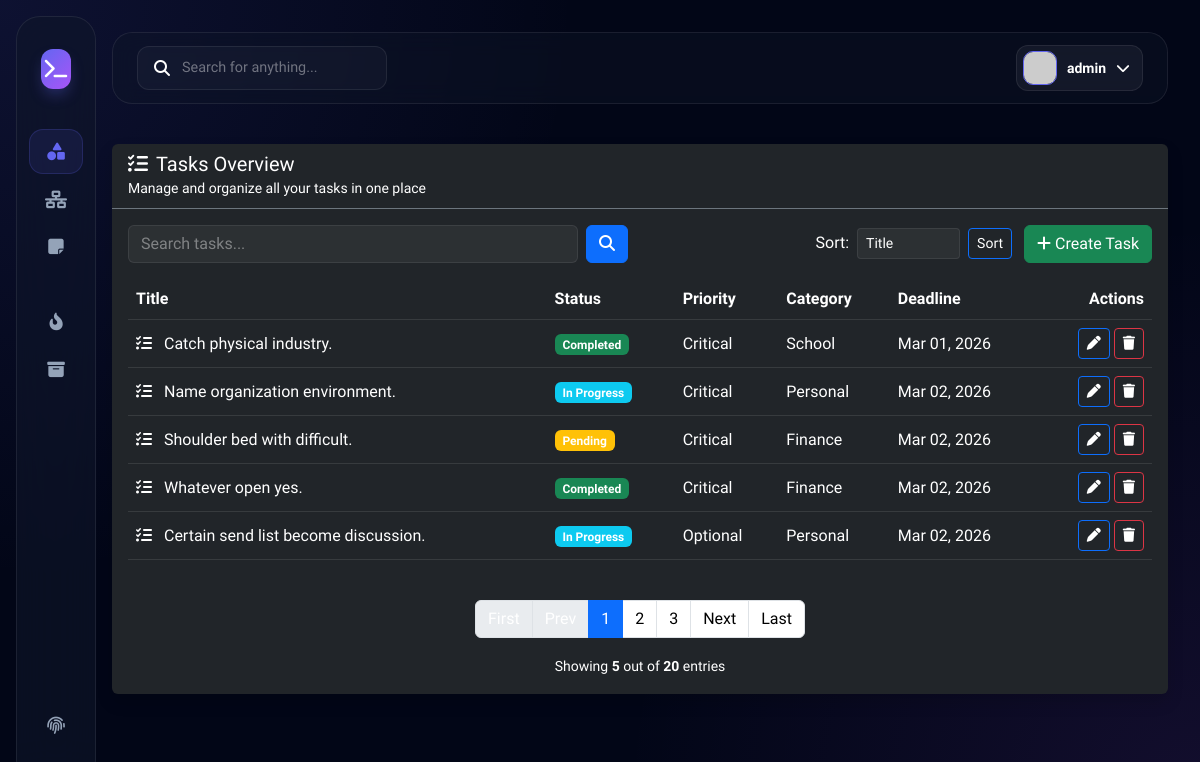
Page /task_list/ (signed in) on the committed database.
### hangarinproj/models.py (models this page shows, shortened)
class BaseModel(models.Model):
    created_at = models.DateTimeField(auto_now_add=True)
    updated_at = models.DateTimeField(auto_now=True)
    class Meta:
        abstract = True

class Task(BaseModel):
    title = models.CharField(max_length=200)
    description = models.TextField()
    deadline = models.DateTimeField(default=timezone.now)
    status = models.CharField(max_length=50, choices=STATUS_CHOICES, default="Pending")
    category = models.ForeignKey(Category, on_delete=models.CASCADE)
    priority = models.ForeignKey(Priority, on_delete=models.CASCADE)

class Priority(BaseModel):
    name = models.CharField(max_length=100)
    class Meta:
        verbose_name = "Priority"
        verbose_name_plural = "Priorities"
    def __str__(self):
        return self.name

class Category(BaseModel):
    name = models.CharField(max_length=100)
    class Meta:
        verbose_name = "Category"
        verbose_name_plural = "Categories"
    def __str__(self):
        return self.name

### hangarinproj/views.py (the view)
# urls.py: path('task_list/', views.TaskList.as_view(), name='task-list'),
class TaskList(LoginRequiredMixin, ListView):
    model = Task
    context_object_name = 'tasks'
    template_name = 'task_list.html'
    paginate_by = 5
    login_url = '/accounts/login/'
    def get_queryset(self):
        queryset = super().get_queryset()
        query = self.request.GET.get('q')
        if query:
            queryset = queryset.filter(
                Q(title__icontains=query) |
                Q(description__icontains=query) |
                Q(status__icontains=query)
            )
        return queryset
    def get_ordering(self):
        allowed_fields = ['title', '-created_at', 'deadline', 'status', 'priority__name', 'category__name']
        sort_by = self.request.GET.get('sort_by')
        if sort_by in allowed_fields:
            return sort_by
        return '-created_at'

### templates/task_list.html (shortened to what this page needs)
{% extends 'base.html' %}
{% load static %}
{% block content %}
<div class="row">
    <div class="col-12">
        <div class="card bg-dark border-0 shadow">
            <div class="card-header border-bottom border-secondary">
                <h5 class="mb-0">
                    <i class="fas fa-list-check me-2"></i>Tasks Overview
                </h5>
                <small class="text-muted">
                    Manage and organize all your tasks in one place
                </small>
            </div>
            <div class="card-body">
                <div class="row mb-3 align-items-center">
                    <div class="col-md-6">
                        <form class="d-flex" action="{% url 'task-list' %}">
                            <input type="text"
                                   name="q"
                                   value="{{ request.GET.q }}"
                                   placeholder="Search tasks..."
                                   class="form-control me-2" />
                            <button class="btn btn-primary" type="submit">
                                <i class="fas fa-search"></i>
                            </button>
                        </form>
                    </div>
                    <div class="col-md-6 text-end">
                        <form method="get" class="d-inline-flex align-items-center me-2">
                            <label class="me-2 mb-0 text-muted">Sort:</label>
                            <select class="form-select form-select-sm me-2"
                                    name="sort_by"
                                    style="width:auto;">
                                <option value="title" {% if request.GET.sort_by == "title" %}selected{% endif %}>Title</option>
                            </select>
                            <button type="submit" class="btn btn-sm btn-outline-primary">
                                Sort
                            </button>
                        </form>
                        <a href="{% url 'task-add' %}" class="btn btn-success">
                            <i class="fas fa-plus me-1"></i>Create Task
                        </a>
                    </div>
                </div>
                <div class="table-responsive">
                    <table class="table table-dark table-hover align-middle">
                        <thead>
                            <tr>
                                <th>Title</th>
                                <th>Status</th>
                                <th>Priority</th>
                                <th>Category</th>
                                <th>Deadline</th>
                                <th class="text-end">Actions</th>
                            </tr>
                        </thead>
                        <tbody>
                            {% for task in object_list %}
                            <tr>
                                <td>
                                    <i class="fas fa-tasks text-info me-2"></i>
                                    {{ task.title }}
                                </td>
                                <td>
                                    {% if task.status == 'Completed' %}
                                        <span class="badge bg-success">Completed</span>
                                    {% elif task.status == 'In Progress' %}
                                        <span class="badge bg-info">In Progress</span>
                                    {% else %}
                                        <span class="badge bg-warning">Pending</span>
                                    {% endif %}
                                </td>
                                <td>{{ task.priority }}</td>
                                <td>{{ task.category }}</td>
                                <td>{{ task.deadline|date:"M d, Y" }}</td>
                                <td class="text-end">
                                    <a href="{% url 'task-update' task.id %}"
                                       class="btn btn-sm btn-outline-primary">
                                        <i class="fas fa-pen"></i>
                                    </a>
                                    <a href="{% url 'task-delete' task.id %}"
                                       class="btn btn-sm btn-outline-danger">
                                        <i class="fas fa-trash"></i>
                                    </a>
                                </td>
                            </tr>
                            {% endfor %}
                        </tbody>
                    </table>
                </div>
                {% include 'includes/pagination.html' %}
            </div>
        </div>
    </div>
</div>
{% endblock %}

### templates/base.html (shortened to what this page needs)
{% load static %}
{% load pwa %}
<!DOCTYPE html>
<html lang="en">
<head>
    <link href="https://cdn.jsdelivr.net/npm/bootstrap@5.3.0/dist/css/bootstrap.min.css" rel="stylesheet">
    <link rel="stylesheet" href="https://cdnjs.cloudflare.com/ajax/libs/font-awesome/6.5.0/css/all.min.css">
</head>
<body>
<div class="app-layout">
    <aside class="sidebar-wrapper">
        <a href="/" class="brand-box">
            <div class="brand-logo"><i class="fas fa-terminal"></i></div>
        </a>
        <nav class="flex-grow-1">
            <div class="nav-group">
                <a href="{% url 'task-list' %}" class="sidebar-link {% if 'task' in request.path %}active{% endif %}">
                    <i class="fas fa-shapes"></i>
                </a>
                <a href="{% url 'subtask-list' %}" class="sidebar-link {% if 'subtask' in request.path %}active{% endif %}">
                    <i class="fas fa-network-wired"></i>
                </a>
                <a href="{% url 'note-list' %}" class="sidebar-link {% if 'note' in request.path %}active{% endif %}">
                    <i class="fas fa-sticky-note"></i>
                </a>
            </div>
            <div class="nav-group">
                <a href="{% url 'priority-list' %}" class="sidebar-link">
                    <i class="fas fa-fire-alt"></i>
                </a>
                <a href="{% url 'category-list' %}" class="sidebar-link">
                    <i class="fas fa-box-archive"></i>
                </a>
            </div>
        </nav>
        <div class="system-nav mt-auto pt-4">
            <a href="/admin/" class="sidebar-link">
                <i class="fas fa-fingerprint"></i>
            </a>
        </div>
    </aside>
    <main class="main-viewport">
        <header class="glass-header">
            <div class="search-bar">
                <i class="fas fa-search text-dim"></i>
                <input type="text" id="mainSearch" placeholder="Search for anything...">
            </div>
            <div class="d-flex align-items-center gap-4">
                <div class="dropdown">
                    <div class="profile-trigger" data-bs-toggle="dropdown">
                        <img src="https://ui-avatars.com/api/?name={{ user.username|default:'User' }}&background=6366f1&color=fff&bold=true" class="avatar">
                        <span class="d-none d-lg-inline fw-semibold small">{{ user.username|default:"Guest" }}</span>
                        <i class="fas fa-chevron-down small text-dim"></i>
                    </div>
                </div>
            </div>
        </header>
        <div class="content-container" id="searchableArea">
            {% block content %}
            {% endblock %}
        </div>
    </main>
</div>
</body>
</html>

### templates/base.html (style rules this page uses)
:root { --bg-deep: #020617; --accent-primary: #6366f1; --accent-secondary: #a855f7; --glass-card: rgba(15, 23, 42, 0.6); --glass-border: rgba(255, 255, 255, 0.08); --text-bright: #f8fafc; --text-dim: #94a3b8; --sidebar-width: 280px; --nav-glow: 0 0 20px rgba(99, 102, 241, 0.1); }
body, .content-container, .content-container *, .main-viewport h1, .main-viewport h2, .main-viewport p, .main-viewport span, .main-viewport label, .main-viewport td, .main-viewport th { color: #ffffff !important; }
input, select, textarea, .form-control, [type="text"], [type="search"] { color: #ffffff !important; background: rgba(255, 255, 255, 0.05) !important; border: 1px solid var(--glass-border) !important; }
input::placeholder { color: rgba(255, 255, 255, 0.4) !important; }
body { background-color: var(--bg-deep); background-image: radial-gradient(circle at 0% 0%, rgba(99, 102, 241, 0.12) 0, transparent 40%), radial-gradient(circle at 100% 100%, rgba(168, 85, 247, 0.1) 0, transparent 40%); color: var(--text-bright); font-family: 'Plus Jakarta Sans', sans-serif; min-height: 100vh; margin: 0; overflow-x: hidden; }
.sidebar-wrapper { position: fixed; top: 1rem; left: 1rem; bottom: 1rem; width: var(--sidebar-width); background: var(--glass-card); backdrop-filter: blur(24px); -webkit-backdrop-filter: blur(24px); border: 1px solid var(--glass-border); border-radius: 24px; display: flex; flex-direction: column; padding: 2rem 1.25rem; z-index: 1050; transition: all 0.4s cubic-bezier(0.4, 0, 0.2, 1); }
.brand-box { display: flex; align-items: center; gap: 14px; padding: 0 0.75rem 2.5rem; text-decoration: none; }
.brand-logo { width: 40px; height: 40px; background: linear-gradient(135deg, var(--accent-primary), var(--accent-secondary)); border-radius: 12px; display: flex; align-items: center; justify-content: center; color: white !important; font-size: 1.25rem; box-shadow: 0 8px 16px -4px rgba(99, 102, 241, 0.4); }
.nav-group { margin-bottom: 2rem; }
.sidebar-link { display: flex; align-items: center; gap: 12px; padding: 0.8rem 1rem; color: var(--text-dim) !important; text-decoration: none; border-radius: 14px; font-weight: 500; font-size: 0.95rem; transition: all 0.2s ease; margin-bottom: 4px; }
.sidebar-link i { font-size: 1.1rem; width: 24px; text-align: center; color: inherit !important; }
.sidebar-link.active { background: rgba(99, 102, 241, 0.1); color: var(--accent-primary) !important; border: 1px solid rgba(99, 102, 241, 0.2); }
.main-viewport { margin-left: calc(var(--sidebar-width) + 2rem); padding: 2rem 2rem 2rem 0; min-height: 100vh; }
.glass-header { background: rgba(15, 23, 42, 0.4); backdrop-filter: blur(12px); border: 1px solid var(--glass-border); border-radius: 20px; padding: 0.75rem 1.5rem; display: flex; align-items: center; justify-content: space-between; margin-bottom: 2.5rem; position: sticky; top: 1rem; z-index: 1000; }
.search-bar { background: rgba(255, 255, 255, 0.03); border: 1px solid var(--glass-border); border-radius: 12px; padding: 0.6rem 1rem; display: flex; align-items: center; gap: 10px; width: 400px; }
.search-bar input { background: transparent !important; border: none !important; color: white !important; width: 100%; outline: none; font-size: 0.9rem; }
.profile-trigger { background: rgba(255, 255, 255, 0.05); border: 1px solid var(--glass-border); border-radius: 12px; padding: 5px 12px 5px 6px; display: flex; align-items: center; gap: 10px; cursor: pointer; transition: all 0.2s; }
.avatar { width: 34px; height: 34px; border-radius: 10px; border: 1px solid var(--accent-primary); }
.content-container { animation: fadeIn 0.6s ease-out; }
@media (max-width: 1200px) { .sidebar-wrapper { width: 80px; padding: 2rem 0.75rem; } }
@media (max-width: 1200px) { .main-viewport { margin-left: calc(80px + 2rem); } }
@media (max-width: 1200px) { .search-bar { width: 250px; } }

### rows in the picture
Task: title "Catch physical industry.", status "Completed", priority "Critical", category "School", deadline "Mar 01, 2026"
Task: title "Name organization environment.", status "In Progress", priority "Critical", category "Personal", deadline "Mar 02, 2026"
Task: title "Shoulder bed with difficult.", status "Pending", priority "Critical", category "Finance", deadline "Mar 02, 2026"
Task: title "Whatever open yes.", status "Completed", priority "Critical", category "Finance", deadline "Mar 02, 2026"
Task: title "Certain send list become discussion.", status "In Progress", priority "Optional", category "Personal", deadline "Mar 02, 2026"

### other values in the picture
{{ user.username|default:"Guest" }} "admin"
{{ page_num }} "1"
{{ page_num }} "2" "3"
{{ object_list|length }} "5"
{{ paginator.count }} "20"
